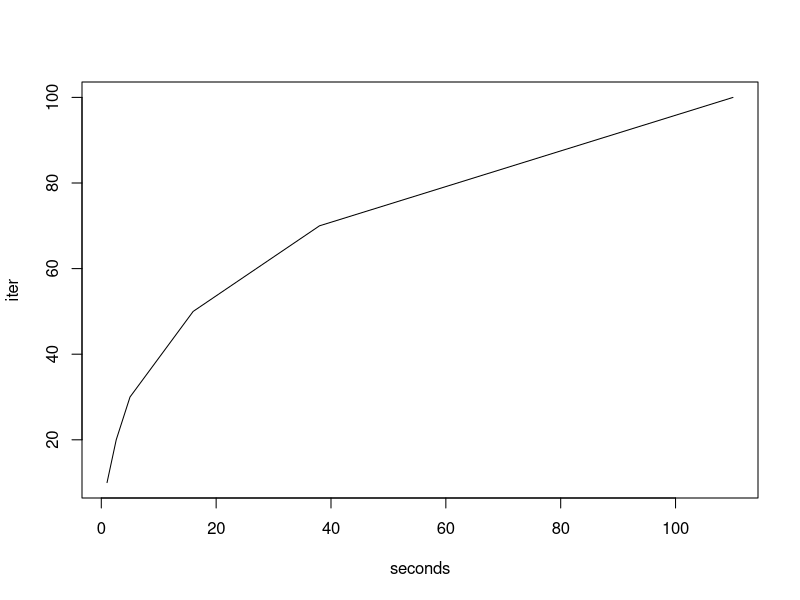
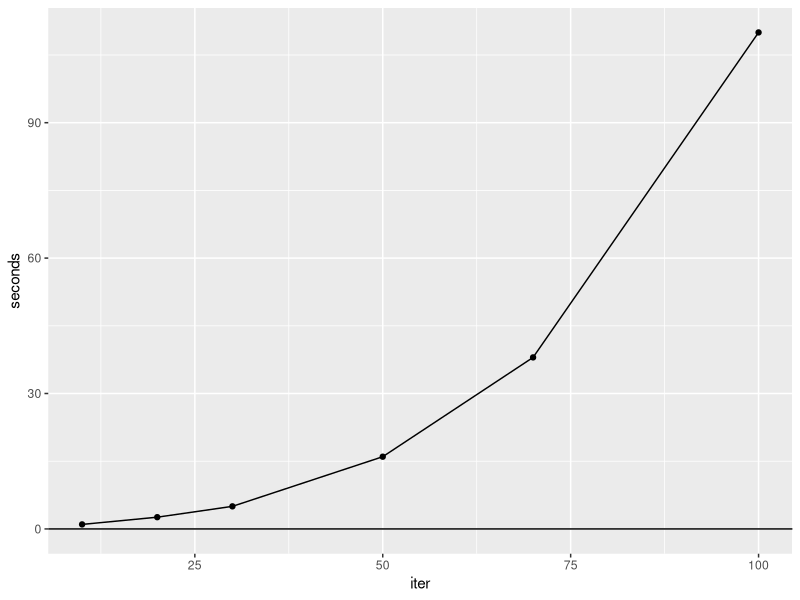
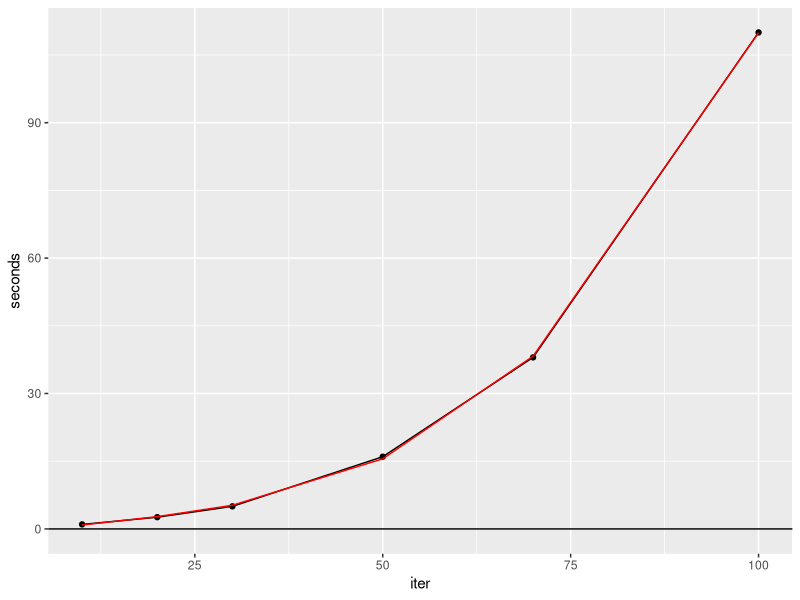
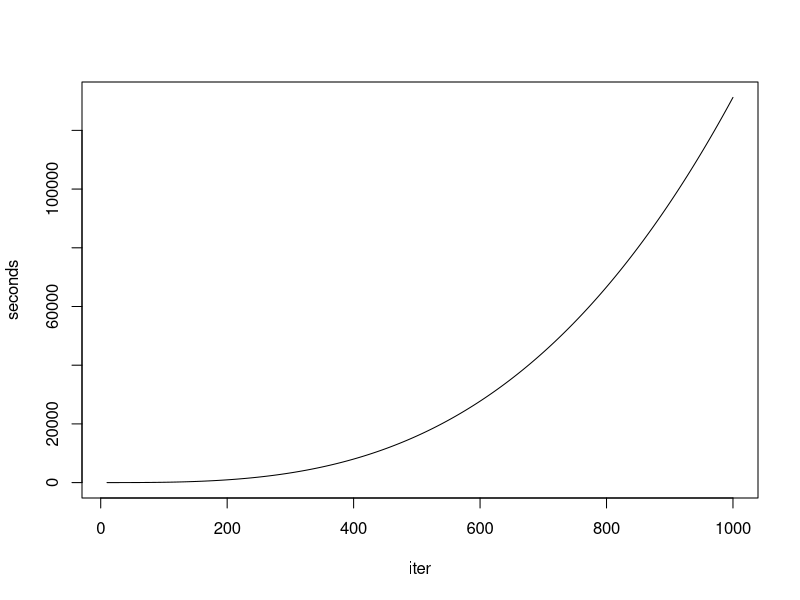
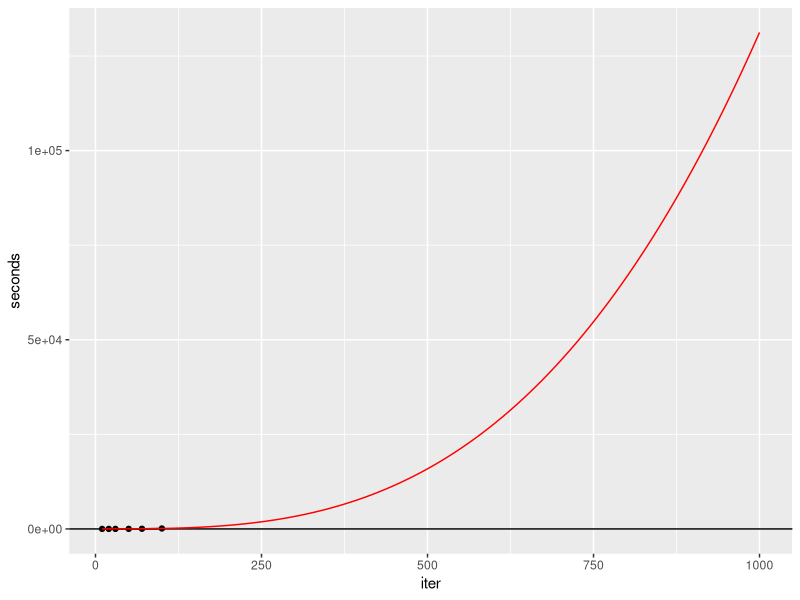

These charts were generated, in order, by the following R code:
# rm(list=ls())
# setwd("~/SimulatieBSA")
library(MASS)

# sampling functions
#------------------------------------------------------------------------
# function to sample Zij values
sampleZ <- function(theta, dat) {
  # theta = current theta estimate values
  # dat = data table: column 1-2 the object pairings; column 3-4 wins for object 1-2; ...
  Zmean <- theta[dat[,1]]-theta[dat[,2]]
  cdf0 <- pnorm(0, mean=Zmean)
  r_unif <- runif(length(Zmean))
  win <- dat[,3]
  cdf_sample <- (cdf0 * (1-win) + (1-cdf0) * win) * r_unif + cdf0 * win
  Zij <- qnorm(cdf_sample, mean=Zmean)
  # Zij <- rnorm(length(Zmean),Zmean,1)
  return(Zij)
}

#------------------------------------------------------------------------
# function to sample theta values
sampleTheta <- function (dat, theta=rep(0, nstud), nstud=length(theta), prior_mu=0, prior_sigma=1) {
  # dat = data table: column 1-2 the object pairings; column 3-4 wins for object 1-2; column 5 sampled Zij; ...
  # theta = vector of sampled theta in previous iteration
  # prior_mu = prior mean
  # prior_sigma = prior SD
  
  # compute mean and variance for every theta and sample from the posterior distribution
  #theta_new <- rep(NA, nstud) # THT not used
  post_mu <- rep(prior_mu, nstud)
  post_sigma <- diag(rep(prior_sigma, nstud))
  for (i in 1:nstud) {
    ncomp_i <- nrow(dat[dat$player1==i|dat$player2==i,])
    tempsum <- prior_mu/(prior_sigma^2)
    tempsum <- tempsum + sum(dat[dat$player1==i,"Zij"], theta[dat[dat$player1==i,"player2"]],
                             -dat[dat$player2==i,"Zij"], theta[dat[dat$player2==i,"player1"]])
    post_mu[i] <- tempsum/(ncomp_i+1/prior_sigma)
    post_sigma[i,i] <- 1/(ncomp_i+1/prior_sigma)
    # theta_new[i] <- rnorm(1, post_mu, post_sigma)
  }
  theta_new <- mvrnorm(mu = post_mu, Sigma=post_sigma)
  
  # Renormalize theta
  theta_new <- theta_new - mean(theta_new)
}

#------------------------------------------------------------------------
# function for MCMC sampling
mcmcPCprobit <- function(dat, nstud, niter=5000, burnin=100, theta_start=rep(0, nstud),
                         prior_mu=0, prior_sigma=1) {
  # dat = data table: column 1-2 the object pairings; column 3-4 wins for object 1-2; ...
  #       pair object numbers in ascending order over columns
  # nstud = number of objects in sample
  # niter = number of MCMC iterations after estimated burn-in
  # burnin = expected number of iterations of burn-in period
  # theta_start = startvalues for latent variables
  
  nit <- niter + burnin
  #dat <- as.data.frame(dat)
  dat$Zij <- NA
  theta_log <- matrix(NA,nrow=nit+1,ncol=nstud)
  theta_log[1,] <- theta_start
  # theta_log[1,] <- rnorm(nstud,0,2)
  Zij_log <- matrix(NA,nrow=nit+1,ncol=nrow(dat))
  colnames(Zij_log) <- paste(dat[,1],dat[,2],sep=",")
  start_time <- Sys.time()
  for (it in 1:nit) {
    # 1. Bepaal de conditionele posteriors o.b.v. de huidige data
    
    # 2. Kies startwaarden voor de parameters: 0 voor alle theta_i
    theta_est <- theta_log[it,]
    
    # 3. Simuleer trekkingen uit Z|theta,X waarden
    dat$Zij <- sampleZ(theta_est, dat)
    
    Zij_log[it+1,] <- dat$Zij
    
    # 4. Simuleer trekkingen uit de conditionele posterior van theta| Z
    theta_est <- sampleTheta(dat,theta_log[it, ],prior_mu = prior_mu,prior_sigma = prior_sigma)
    
    theta_log[it+1,] <- theta_est
    # print(it)
  }
  end_time <- Sys.time()
  print(end_time-start_time)
  # compute summarystatistics after burn-in
  if (niter == 1) {
    # posterior mean per theta
    theta_est <- theta_log[it+1,]
    # posterior sd per theta
    theta_sd <- rep(NA, length(theta_est))
    # posterior sd of theta's
    sd_theta <- sd(theta_log[-(1:(burnin+1)),])
  } else {
    # posterior mean per theta
    theta_est <- apply(theta_log[-(1:(burnin+1)),],2,mean)
    # posterior sd per theta
    theta_sd <- apply(theta_log[-(1:(burnin+1)),],2,sd)
    # posterior sd of theta's
    sd_theta <- mean(apply(theta_log[-(1:(burnin+1)),],1,sd))
  }
  
  return(list(theta_log=theta_log, Zij_log=Zij_log, theta_est=theta_est, theta_sd=theta_sd))
  #, sd_theta=sd_theta))
} # +/- .5 minutes for 5000 iterations & n=30 & ncomp=1

#------------------------------------------------------------------------
selectPair1 <- function(theta) {
  # theta = sample from posterior multivariate theta distribution
  
  # determine number of objects
  n <- length(theta)
  # create data frame with unique pairs
  pairmatrix <- lower.tri(matrix(1,n,n))*1
  pairs <- which(pairmatrix==1,arr.ind=T)
  colnames(pairs) <- c("player1","player2")
  # add theta values of the pairs to the data frame
  pairs <- as.data.frame(cbind(pairs,theta1=theta[pairs[,1]],theta2=theta[pairs[,2]]))
  # compute Zij values
  pairs$Zij <- pairs[,3] - pairs[,4]
  # compute absolute Zij values
  pairs$Zij_abs <- abs(pairs$Zij)
  # select the pair with the lowest absolute Zij values
  pairs_eligible <- pairs[pairs$Zij_abs==min(pairs$Zij_abs),1:2]
  if (length(pairs$Zij_abs==min(pairs$Zij_abs)) > 1) {
    pair <- pairs_eligible[sample(nrow(pairs_eligible),1),]
  } else{
    pair <- pairs_eligible
  }
  return(unlist(pair))
}

#------------------------------------------------------------------------
selectPair1restr <- function(theta, dat, nrater) {
  # theta = sample from posterior multivariate theta distribution
  # dat = data table: column 1-2 the object pairings; column 3-4 wins for object 1-2; ...
  # nrater = number of raters
  
  # determine number of objects
  n <- length(theta)
  # create data frame with unique pairs
  pairmatrix <- lower.tri(matrix(1,n,n))*1
  allpairs <- which(pairmatrix==1,arr.ind=T)[,2:1]
  pairsnot <- names(table(paste(dat[,1],dat[,2])))[table(paste(dat[,1],dat[,2]))==nrater]
  pairs <- allpairs[(paste(allpairs[,1],allpairs[,2]) %in% pairsnot)==0,]
  if (length(dim(pairs))<2) {
    pairs <- t(pairs)
  }
  colnames(pairs) <- c("player1","player2")
  # add theta values of the pairs to the data frame
  pairs <- as.data.frame(cbind(pairs,theta1=theta[pairs[,1]],theta2=theta[pairs[,2]]))
  # compute Zij values
  pairs$Zij <- pairs[,3] - pairs[,4]
  # compute absolute Zij values
  pairs$Zij_abs <- abs(pairs$Zij)
  # select the pair with the lowest absolute Zij values
  pairs_eligible <- pairs[pairs$Zij_abs==min(pairs$Zij_abs),1:2]
  if (length(pairs$Zij_abs==min(pairs$Zij_abs)) > 1) {
    pair <- pairs_eligible[sample(nrow(pairs_eligible),1),]
  } else{
    pair <- pairs_eligible
  }
  return(unlist(pair))
}

#------------------------------------------------------------------------
BSA1 <- function(nstud, ncomp, ptrue, niter=5000, burnin=100, theta_start=rep(0, nstud)) {
  ### NO RESTRICTION UNIQUE COMPARISONS!!! ###
  
  # nstud = number of students/persons to be compared
  # ncomp = mean number of comparisons per student
  # ptrue = matrix of true win probabilities
  
  # compute total number of comparisons
  comptot <- round(nstud * ncomp / 2)
  # initial dat matrix
  dat <- as.data.frame(matrix(NA, comptot, 4))
  names(dat) <- list("player1","player2","win1","win2")
  
  # select first pair
  pair <- selectPair1(theta_start)
  
  # compare the students
  win1 <- 1*(runif(1,0,1) <= ptrue[pair[1],pair[2]])
  
  # updata data
  dat[1,] <- c(pair,win1,1-win1)
  
  for (x in 2:comptot) {
    # start student selection
    # print(x)
    # sample theta
    out <- mcmcPCprobit(dat[is.na(dat[,1])==F,], nstud, 
                        niter=niter, burnin=burnin, theta_start = theta_start,
                        prior_mu=prior_mu, prior_sigma=prior_sigma)
    out <- out$theta_log[nrow(out$theta_log),]
    
    pair <- selectPair1(out)
    
    # compare the students
    win1 <- 1*(runif(1,0,1) <= ptrue[pair[1],pair[2]])
    
    # updata data
    dat[x,] <- c(pair,win1,1-win1)
  }
  
  # compute posterior means and standard deviations
  out <- mcmcPCprobit(dat, nstud, niter=5000, burnin=burnin, theta_start = theta_start,
                      prior_mu=prior_mu, prior_sigma=prior_sigma)
  out <- cbind(theta_est=out$theta_est,theta_sd=out$theta_sd)
  
  # return result
  return(list(estimates=out, data=dat))
}

#------------------------------------------------------------------------
BSA1restr <- function(nstud, ncomp, nrater, ptrue, 
                      niter=5000, burnin=100, theta_start=rep(0, nstud),
                      prior_mu=0, prior_sigma=1) {
  # nstud = number of students/persons to be compared
  # ncomp = mean number of comparisons per student
  # nrater = number of raters
  # ptrue = matrix of true win probabilities
  
  # compute total number of comparisons
  comptot <- round(nstud * ncomp / 2)
  # initial dat matrix
  dat <- as.data.frame(matrix(NA, comptot, 4))
  names(dat) <- list("player1","player2","win1","win2")
  
  # select first pair
  pair <- selectPair1restr(theta_start,dat,nrater)
  
  # compare the students
  win1 <- 1*(runif(1,0,1) <= ptrue[pair[1],pair[2]])
  
  # updata data
  dat[1,] <- c(pair,win1,1-win1)
  
  for (x in 2:comptot) {
    # start student selection
    # print(x)
    # sample theta
    out <- mcmcPCprobit(dat[is.na(dat[,1])==F,], nstud, 
                        niter=niter, burnin=burnin, theta_start = theta_start,
                        prior_mu=prior_mu, prior_sigma=prior_sigma)
    out <- out$theta_log[nrow(out$theta_log),]
    
    pair <- selectPair1restr(out,dat,nrater)
    
    # compare the students
    win1 <- 1*(runif(1,0,1) <= ptrue[pair[1],pair[2]])
    
    # updata data
    dat[x,] <- c(pair,win1,1-win1)
  }
  
  # compute posterior means and standard deviations
  out <- mcmcPCprobit(dat, nstud, niter=5000, burnin=burnin, theta_start = theta_start,
                      prior_mu=prior_mu, prior_sigma=prior_sigma)
  out <- cbind(theta_est=out$theta_est,theta_sd=out$theta_sd)
  
  # return result
  return(list(estimates=out, data=dat))
}

#------------------------------------------------------------------------
BSA1restrRater <- function(nstud, ncomp, nrater, ptrue, theta, noise=0, 
                           niter=5000, burnin=100, theta_start=rep(0, nstud),
                           prior_mu=0, prior_sigma=1) {
  # nstud = number of students/persons to be compared
  # ncomp = mean number of comparisons per student
  # nrater = number of raters
  # ptrue = matrix of true win probabilities
  # theta = vector of true thetas
  # noise = one noisy rater yes (1) or no (0)
  
  if (noise == 0) {
    result <- BSA1restr(nstud, ncomp, nrater, ptrue, niter, burnin, theta_start,
                        prior_mu=prior_mu, prior_sigma=prior_sigma)
    # return result
    return(result)
    
  } else {
    # compute total number of comparisons
    comptot <- round(nstud * ncomp / 2)
    # initial dat matrix
    dat <- as.data.frame(matrix(NA, comptot, 4))
    names(dat) <- list("player1","player2","win1","win2")
    
    # compute noisy ptrue # as 'old' ragree = .8
    pnoise <- sqrt(1-.8)
    theta_n <- pnoise*rnorm(nstud,0,1) + (1-pnoise)*theta
    ptrue_n <- matrix(NA,nstud,nstud)
    for (i in 1:nstud) {
      # fill rows with win probabilities, columns then contain loss probabilities
      ptrue_n[i,-i] <- pnorm(theta_n[i]-theta_n[-i])
    }
    
    # select first pair
    pair <- selectPair1restr(theta_start,dat,nrater)
    
    # compare the students
    win1 <- 1*(runif(1,0,1) <= ptrue[pair[1],pair[2]])
    
    # updata data
    dat[1,] <- c(pair,win1,1-win1)
    
    for (x in 2:comptot) {
      # start student selection
      # print(x)
      # sample theta
      out <- mcmcPCprobit(dat[is.na(dat[,1])==F,], nstud, 
                          niter=niter, burnin=burnin, theta_start = theta_start,
                          prior_mu=prior_mu, prior_sigma=prior_sigma)
      out <- out$theta_log[nrow(out$theta_log),]
      
      pair <- selectPair1restr(out,dat,nrater)
      
      # select good or noisy rater (1 noisy rater)
      goodrater <- runif(1,0,1) >= 1/nrater
      if (goodrater == T) {
        # compare the students
        win1 <- 1*(runif(1,0,1) <= ptrue[pair[1],pair[2]])
      } else {
        # compare the students
        win1 <- 1*(runif(1,0,1) <= ptrue_n[pair[1],pair[2]])
      }
      
      # updata data
      dat[x,] <- c(pair,win1,1-win1)
    }
    
    # compute posterior means and standard deviations
    out <- mcmcPCprobit(dat, nstud, niter=5000, burnin=burnin, theta_start = theta_start,
                        prior_mu=prior_mu, prior_sigma=prior_sigma)
    out <- cbind(theta_est=out$theta_est,theta_sd=out$theta_sd)
    
    # return result
    return(list(estimates=out, data=dat))
  }
}

#-- THT
thtest <- function() {
  #library(data.table)
  nstud <- 30
  theta <- rnorm(nstud,0,1) 
  theta <- theta-mean(theta)
  
  ptrue <- matrix(NA,nstud,nstud)
  for (i in 1:nstud) {
    # fill rows with win probabilities, columns then contain loss probabilities
    ptrue[i,-i] <- pnorm(theta[i]-theta[-i])
  }
  
  theta[1]-theta[-1]
  theta[1]
  
  ncomp<-1
  nrater <-1
  
  res <-BSA2restr(nstud,ncomp,nrater,ptrue, niter=1)
  
  # cat flow
  
  dat <- data.frame(matrix(1,round((nstud*ncomp)/2) , 4))
  names(dat) <- c("player1","player2","win1","win2")
    # compute one theta
  sampleZ(theta, dat)
  
  system.time({
    out <- mcmcPCprobit(na.omit(dat),30,niter=10000)
    theta <- tail(out$theta_log,n=1)
    pair <- selectPair1restr(theta,dat,nrater)
  })
}

iter <- c(10,20,30,50,70,100)
seconds <- c(1,2.6,5,16,38,110)

plot(iter~seconds,type="l")

tmp <- data.frame(iter, seconds)
tmp$pred1 <- predict(lm(seconds ~ poly(iter,3), data=tmp))
library(ggplot2)
p1 <- ggplot(tmp, aes(x=iter, y=seconds)) + geom_line() + geom_point() + geom_hline(aes(yintercept=0))
print(p1)
p1 +  geom_line(aes(y = pred1), color="red")

## extrapolate based on model
pred <- data.frame(iter=10:1000)
pred$seconds <- predict(lm(seconds ~ poly(iter, 3), data=tmp),newdata=pred)
plot(pred, type="l")
p1 +  geom_line(color="red", data=pred)

# aantal uur voor 200 items
pred[191,2] / 3600
#-- /THT

#------------------------------------------------------------------------
BSA2restr <- function(nstud, ncomp, nrater, ptrue, datcol=NULL, 
                      niter=5000, burnin=100, theta_start=rep(0, nstud),
                      prior_mu=0, prior_sigma=1) {
  # nstud = number of students/persons to be compared
  # ncomp = mean number of comparisons per student
  # nrater = number of raters
  # ptrue = matrix of true win probabilities
  # datcol = data frame with collected data
  
  # compute total number of comparisons
  comptot <- round(nstud * ncomp / 2)
  # initial dat matrix
  dat <- as.data.frame(matrix(NA, comptot, 4))
  names(dat) <- list("player1","player2","win1","win2")
  if (is.null(datcol)==F) {
    # compute number of comparisons to be made/collected
    comptocol <- comptot - nrow(datcol)
    if (comptocol == 0) {
      stop("number of comparisons was already reached")
    } else if (comptocol < 0) {
      stop("ERROR: more comparisons already collected than total number of comparisons")
    }
    dat[1:nrow(datcol),] <- datcol
    
    out <- mcmcPCprobit(dat[is.na(dat[,1])==F,], nstud, 
                        niter=niter, burnin=burnin, theta_start = theta_start,
                        prior_mu=prior_mu, prior_sigma=prior_sigma)
    out <- out$theta_log[nrow(out$theta_log),]
    
    pair <- selectPair1restr(out,dat,nrater)
    
    # compare the students
    win1 <- 1*(runif(1,0,1) <= ptrue[pair[1],pair[2]])
    
    # updata data
    dat[nrow(datcol)+1,] <- c(pair,win1,1-win1)
  } else {
    # compute number of comparisons to be made/collected
    comptocol <- comptot
    # select first pair
    pair <- selectPair1restr(theta_start,dat,nrater)
    
    # compare the students
    win1 <- 1*(runif(1,0,1) <= ptrue[pair[1],pair[2]])
    
    # updata data
    dat[1,] <- c(pair,win1,1-win1)
  }
  
  for (x in 2:comptocol) {
    # start student selection
    # print(x)
    # sample theta
    print(x)
    out <- mcmcPCprobit(dat[is.na(dat[,1])==F,], nstud, 
                        niter=niter, burnin=burnin, theta_start = theta_start,
                        prior_mu=prior_mu, prior_sigma=prior_sigma)
    out <- out$theta_log[nrow(out$theta_log),]
    
    pair <- selectPair1restr(out,dat,nrater)
    
    # compare the students
    win1 <- 1*(runif(1,0,1) <= ptrue[pair[1],pair[2]])
    
    # updata data
    dat[sum(is.na(dat[,1])==F)+1,] <- c(pair,win1,1-win1)
  }
  
  # compute posterior means and standard deviations
  out <- mcmcPCprobit(dat, nstud, niter=5000, burnin=burnin, theta_start = theta_start,
                      prior_mu=prior_mu, prior_sigma=prior_sigma)
  out <- cbind(theta_est=out$theta_est,theta_sd=out$theta_sd)
  
  # return result
  return(list(estimates=out, data=dat))
}




#------------------------------------------------------------------------
BSA2restrRater <- function(nstud, ncomp, nrater, ptrue, theta, noise=0, datcol=NULL, 
                           niter=5000, burnin=100, theta_start=rep(0, nstud),
                           prior_mu=0, prior_sigma=1) {
  # nstud = number of students/persons to be compared
  # ncomp = mean number of comparisons per student
  # nrater = number of raters
  # ptrue = matrix of true win probabilities
  # theta = vector of true thetas
  # noise = one noisy rater yes (1) or no (0)
  # datcol = data frame with collected data
  
  if (noise == 0) {
    result <- BSA2restr(nstud, ncomp, nrater, ptrue, datcol, niter, burnin, theta_start,
                        prior_mu=prior_mu, prior_sigma=prior_sigma)
    # return result
    return(result)
    
  } else {
    # compute noisy ptrue # as 'old' ragree = .8
    pnoise <- sqrt(1-.8)
    theta_n <- pnoise*rnorm(nstud,0,1) + (1-pnoise)*theta
    ptrue_n <- matrix(NA,nstud,nstud)
    for (i in 1:nstud) {
      # fill rows with win probabilities, columns then contain loss probabilities
      ptrue_n[i,-i] <- pnorm(theta_n[i]-theta_n[-i])
    }
    
    # compute total number of comparisons
    comptot <- round(nstud * ncomp / 2)
    # initial dat matrix
    dat <- as.data.frame(matrix(NA, comptot, 4))
    names(dat) <- list("player1","player2","win1","win2")
    if (is.null(datcol)==F) {
      # compute number of comparisons to be made/collected
      comptocol <- comptot - nrow(datcol)
      if (comptocol == 0) {
        stop("number of comparisons was already reached")
      } else if (comptocol < 0) {
        stop("ERROR: more comparisons already collected than total number of comparisons")
      }
      dat[1:nrow(datcol),] <- datcol
      
      out <- mcmcPCprobit(dat[is.na(dat[,1])==F,], nstud, 
                          niter=niter, burnin=burnin, theta_start = theta_start,
                          prior_mu=prior_mu, prior_sigma=prior_sigma)
      out <- out$theta_log[nrow(out$theta_log),]
      
      pair <- selectPair1restr(out,dat,nrater)
      
      # compare the students
      win1 <- 1*(runif(1,0,1) <= ptrue[pair[1],pair[2]])
      
      # updata data
      dat[nrow(datcol)+1,] <- c(pair,win1,1-win1)
    } else {
      # compute number of comparisons to be made/collected
      comptocol <- comptot
      # select first pair
      pair <- selectPair1restr(theta_start,dat,nrater)
      
      # compare the students
      win1 <- 1*(runif(1,0,1) <= ptrue[pair[1],pair[2]])
      
      # updata data
      dat[1,] <- c(pair,win1,1-win1)
    }
    
    for (x in 2:comptocol) {
      # start student selection
      # print(x)
      # sample theta
      out <- mcmcPCprobit(dat[is.na(dat[,1])==F,], nstud, 
                          niter=niter, burnin=burnin, theta_start = theta_start,
                          prior_mu=prior_mu, prior_sigma=prior_sigma)
      out <- out$theta_log[nrow(out$theta_log),]
      
      pair <- selectPair1restr(out,dat,nrater)
      
      # select good or noisy rater (1 noisy rater)
      goodrater <- runif(1,0,1) >= 1/nrater
      if (goodrater == T) {
        # compare the students
        win1 <- 1*(runif(1,0,1) <= ptrue[pair[1],pair[2]])
      } else {
        # compare the students
        win1 <- 1*(runif(1,0,1) <= ptrue_n[pair[1],pair[2]])
      }
      
      # updata data
      dat[sum(is.na(dat[,1])==F)+1,] <- c(pair,win1,1-win1)
    }
    
    # compute posterior means and standard deviations
    out <- mcmcPCprobit(dat, nstud, niter=5000, burnin=burnin, theta_start = theta_start,
                        prior_mu=prior_mu, prior_sigma=prior_sigma)
    out <- cbind(theta_est=out$theta_est,theta_sd=out$theta_sd)
    
    # return result
    return(list(estimates=out, data=dat))
  }
}

#------------------------------------------------------------------------
# semi-random selection algorithm (SSA)
SSA <- function(nstud, ncomp, nrater, ptrue, niter=5000, burnin=100, theta_start=rep(0,nstud),
                prior_mu=0, prior_sigma=1) {
  # nstud = number of students/persons to be compared
  # ncomp = mean number of comparisons per student
  # nrater = number of raters
  # ptrue = matrix of true win probabilities
  
  # compute total number of comparisons
  comptot <- round(nstud * ncomp / 2)
  # initial dat matrix
  dat <- as.data.frame(matrix(NA, comptot, 4))
  names(dat) <- list("player1","player2","win1","win2")
  
  # define all unique pairs
  pairmatrix <- lower.tri(matrix(1,nstud,nstud))*1
  allpairs <- which(pairmatrix==1,arr.ind=T)[,2:1]
  
  for (x in 1:comptot) {
    # start student selection
    pairsnot <- names(table(paste(dat[,1],dat[,2])))[table(paste(dat[,1],dat[,2]))==nrater]
    pairs <- allpairs[(paste(allpairs[,1],allpairs[,2]) %in% pairsnot)==0,]
    if (length(dim(pairs))<2) {
      pair <- pairs
    } else {
      pair <- pairs[sample(1:nrow(pairs),1),]
    }
    
    # compare the students
    win1 <- 1*(runif(1,0,1) <= ptrue[pair[1],pair[2]])
    
    # updata data
    dat[x,] <- c(pair,win1,1-win1)
  }
  
  # compute posterior means and standard deviations
  out <- mcmcPCprobit(dat, nstud, niter=niter, burnin=burnin, theta_start = theta_start,
                      prior_mu=prior_mu, prior_sigma=prior_sigma)
  out <- cbind(theta_est=out$theta_est,theta_sd=out$theta_sd)
  
  # return result
  return(list(estimates=out, data=dat))
}

#------------------------------------------------------------------------
# semi-random selection algorithm (SSA)
SSArater <- function(nstud, ncomp, nrater, ptrue, theta, noise=0, 
                     niter=5000, burnin=100, theta_start=rep(0, nstud),
                     prior_mu=0, prior_sigma=1) {
  # nstud = number of students/persons to be compared
  # ncomp = mean number of comparisons per student
  # nrater = number of raters
  # ptrue = matrix of true win probabilities
  # theta = vector of true thetas
  # noise = one noisy rater yes (1) or no (0)
  
  if (noise == 0) {
    result <- SSA(nstud, ncomp, nrater, ptrue, niter, burnin, theta_start,
                  prior_mu=prior_mu, prior_sigma=prior_sigma)
    # return result
    return(result)
    
  } else {
    # compute total number of comparisons
    comptot <- round(nstud * ncomp / 2)
    # initial dat matrix
    dat <- as.data.frame(matrix(NA, comptot, 4))
    names(dat) <- list("player1","player2","win1","win2")
    
    # compute noisy ptrue # as 'old' ragree = .8
    pnoise <- sqrt(1-.8)
    theta_n <- pnoise*rnorm(nstud,0,1) + (1-pnoise)*theta
    ptrue_n <- matrix(NA,nstud,nstud)
    for (i in 1:nstud) {
      # fill rows with win probabilities, columns then contain loss probabilities
      ptrue_n[i,-i] <- pnorm(theta_n[i]-theta_n[-i])
    }
    
    # define all unique pairs
    pairmatrix <- lower.tri(matrix(1,nstud,nstud))*1
    allpairs <- which(pairmatrix==1,arr.ind=T)[,2:1]
    
    for (x in 1:comptot) {
      # start student selection
      pairsnot <- names(table(paste(dat[,1],dat[,2])))[table(paste(dat[,1],dat[,2]))==nrater]
      pairs <- allpairs[(paste(allpairs[,1],allpairs[,2]) %in% pairsnot)==0,]
      if (length(dim(pairs))<2) {
        pair <- pairs
      } else {
        pair <- pairs[sample(1:nrow(pairs),1),]
      }
      
      # select good or noisy rater (1 noisy rater)
      goodrater <- runif(1,0,1) >= 1/nrater
      if (goodrater == T) {
        # compare the students
        win1 <- 1*(runif(1,0,1) <= ptrue[pair[1],pair[2]])
      } else {
        # compare the students
        win1 <- 1*(runif(1,0,1) <= ptrue_n[pair[1],pair[2]])
      }
      
      # updata data
      dat[x,] <- c(pair,win1,1-win1)
    }
    
    # compute posterior means and standard deviations
    out <- mcmcPCprobit(dat, nstud, niter=5000, burnin=burnin, theta_start = theta_start,
                        prior_mu=prior_mu, prior_sigma=prior_sigma)
    out <- cbind(theta_est=out$theta_est,theta_sd=out$theta_sd)
    
    # return result
    return(list(estimates=out, data=dat))
  }
}

#------------------------------------------------------------------------
# semi-random selection algorithm (SSA)
SSA2 <- function(nstud, ncomp, nrater, ptrue, datcol=NULL, niter=5000, burnin=100, 
                 theta_start=rep(0,nstud), prior_mu=0, prior_sigma=1) {
  # nstud = number of students/persons to be compared
  # ncomp = mean number of comparisons per student
  # nrater = number of raters
  # ptrue = matrix of true win probabilities
  # datcol = data frame with collected data
  
  # compute total number of comparisons
  comptot <- round(nstud * ncomp / 2)
  # initial dat matrix
  dat <- as.data.frame(matrix(NA, comptot, 4))
  names(dat) <- list("player1","player2","win1","win2")
  if (is.null(datcol)==F) {
    # compute number of comparisons to be made/collected
    comptocol <- comptot - nrow(datcol)
    if (comptocol == 0) {
      stop("number of comparisons was already reached")
    } else if (comptocol < 0) {
      stop("ERROR: more comparisons already collected than total number of comparisons")
    }
    dat[1:nrow(datcol),] <- datcol
  } else {
    comptocol <- comptot
  }
  
  # define all unique pairs
  pairmatrix <- lower.tri(matrix(1,nstud,nstud))*1
  allpairs <- which(pairmatrix==1,arr.ind=T)[,2:1]
  
  for (x in 1:comptocol) {
    # start student selection
    pairsnot <- names(table(paste(dat[,1],dat[,2])))[table(paste(dat[,1],dat[,2]))==nrater]
    pairs <- allpairs[(paste(allpairs[,1],allpairs[,2]) %in% pairsnot)==0,]
    if (length(dim(pairs))<2) {
      pair <- pairs
    } else {
      pair <- pairs[sample(1:nrow(pairs),1),]
    }
    
    # compare the students
    win1 <- 1*(runif(1,0,1) <= ptrue[pair[1],pair[2]])
    
    # updata data
    dat[sum(is.na(dat[,1])==F)+1,] <- c(pair,win1,1-win1)
  }
  
  # compute posterior means and standard deviations
  out <- mcmcPCprobit(dat, nstud, niter=niter, burnin=burnin, theta_start = theta_start,
                      prior_mu=prior_mu, prior_sigma=prior_sigma)
  out <- cbind(theta_est=out$theta_est,theta_sd=out$theta_sd)
  
  # return result
  return(list(estimates=out, data=dat))
}

#------------------------------------------------------------------------
# semi-random selection algorithm (SSA)
SSA2rater <- function(nstud, ncomp, nrater, ptrue, theta, noise=0, datcol=NULL,
                     niter=5000, burnin=100, theta_start=rep(0, nstud),
                     prior_mu=0, prior_sigma=1) {
  # nstud = number of students/persons to be compared
  # ncomp = mean number of comparisons per student
  # nrater = number of raters
  # ptrue = matrix of true win probabilities
  # theta = vector of true thetas
  # noise = one noisy rater yes (1) or no (0)
  # datcol = data frame with collected data
  
  if (noise == 0) {
    result <- SSA2(nstud, ncomp, nrater, ptrue, datcol, niter, burnin, theta_start,
                   prior_mu=prior_mu, prior_sigma=prior_sigma)
    # return result
    return(result)
    
  } else {
    # compute total number of comparisons
    comptot <- round(nstud * ncomp / 2)
    # initial dat matrix
    dat <- as.data.frame(matrix(NA, comptot, 4))
    names(dat) <- list("player1","player2","win1","win2")
    if (is.null(datcol)==F) {
      # compute number of comparisons to be made/collected
      comptocol <- comptot - nrow(datcol)
      if (comptocol == 0) {
        stop("number of comparisons was already reached")
      } else if (comptocol < 0) {
        stop("ERROR: more comparisons already collected than total number of comparisons")
      }
      dat[1:nrow(datcol),] <- datcol
    } else {
      comptocol <- comptot
    }
    
    # compute noisy ptrue # as 'old' ragree = .8
    pnoise <- sqrt(1-.8)
    theta_n <- pnoise*rnorm(nstud,0,1) + (1-pnoise)*theta
    ptrue_n <- matrix(NA,nstud,nstud)
    for (i in 1:nstud) {
      # fill rows with win probabilities, columns then contain loss probabilities
      ptrue_n[i,-i] <- pnorm(theta_n[i]-theta_n[-i])
    }
    
    # define all unique pairs
    pairmatrix <- lower.tri(matrix(1,nstud,nstud))*1
    allpairs <- which(pairmatrix==1,arr.ind=T)[,2:1]
    
    for (x in 1:comptocol) {
      # start student selection
      pairsnot <- names(table(paste(dat[,1],dat[,2])))[table(paste(dat[,1],dat[,2]))==nrater]
      pairs <- allpairs[(paste(allpairs[,1],allpairs[,2]) %in% pairsnot)==0,]
      if (length(dim(pairs))<2) {
        pair <- pairs
      } else {
        pair <- pairs[sample(1:nrow(pairs),1),]
      }
      
      # select good or noisy rater (1 noisy rater)
      goodrater <- runif(1,0,1) >= 1/nrater
      if (goodrater == T) {
        # compare the students
        win1 <- 1*(runif(1,0,1) <= ptrue[pair[1],pair[2]])
      } else {
        # compare the students
        win1 <- 1*(runif(1,0,1) <= ptrue_n[pair[1],pair[2]])
      }
      
      # updata data
      dat[sum(is.na(dat[,1])==F)+1,] <- c(pair,win1,1-win1)
    }
    
    # compute posterior means and standard deviations
    out <- mcmcPCprobit(dat, nstud, niter=niter, burnin=burnin, theta_start = theta_start,
                        prior_mu=prior_mu, prior_sigma=prior_sigma)
    out <- cbind(theta_est=out$theta_est,theta_sd=out$theta_sd)
    
    # return result
    return(list(estimates=out, data=dat))
  }
}

#------------------------------------------------------------------------
### Scale Separation Reliability (SSR; following Bramley, 2015)
SSR <- function(theta_est, theta_se) {
  # step 1: observed sd of parameter values
  sd_obs <- sd(theta_est)
  # step 2: root mean square error of standard errors
  rmse <- sqrt(mean(theta_se^2))
  # step 3: true sd of parameter values
  if ((sd_obs^2-rmse^2) >= 0) {
    sd_true <- sqrt(sd_obs^2-rmse^2)
  } else {
    sd_true <- 0
  }
  # step 4: reliability
  ssr <- sd_true^2/sd_obs^2
  return(ssr)
}
